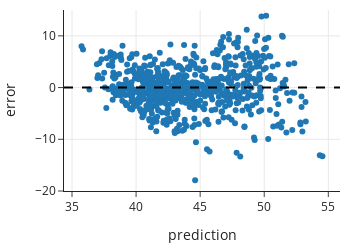

The notebook cell this image was saved under:
### Markdown cell above
The size of the errors about the regression line have decreased from the constant model by about 25%. 

Next, we examine the residuals for lack of fit since it can be easier to see potential problems with the fit in a residual plot.

### Code cell
fig = px.scatter(x=prediction, y=error,
           labels=dict(x='prediction', y='error'),
           width=350, height=250)

fig.add_hline(0, line_color='black', line_width=2, 
              line_dash='dash', opacity=1)
fig.update_yaxes(range=[-20, 15])

fig.show()

### Figure 1 — Plotly figure (JSON) as saved in the notebook; plotly's stock layout.template omitted (floating-point values rounded to 4 significant figures; data arrays with more than 128 entries replaced by an {"elided": "..."} marker saying what was removed)
{"data": [{"hovertemplate": "prediction=%{x}<br>error=%{y}<extra></extra>", "legendgroup": "", "marker": {"color": "#1F77B4", "symbol": "circle"}, "mode": "markers", "name": "", "orientation": "v", "showlegend": false, "type": "scatter", "x": {"elided": "705 float values"}, "xaxis": "x", "y": {"elided": "705 float values"}, "yaxis": "y"}], "layout": {"height": 250, "legend": {"tracegroupgap": 0}, "shapes": [{"line": {"color": "black", "dash": "dash", "width": 2}, "opacity": 1, "type": "line", "x0": 0, "x1": 1, "xref": "x domain", "y0": 0, "y1": 0, "yref": "y"}], "width": 350, "xaxis": {"anchor": "y", "autorange": true, "domain": [0, 1], "range": [34.37, 55.91], "title": {"text": "prediction"}, "type": "linear"}, "yaxis": {"anchor": "x", "domain": [0, 1], "range": [-20, 15], "title": {"text": "error"}, "type": "linear"}}}
